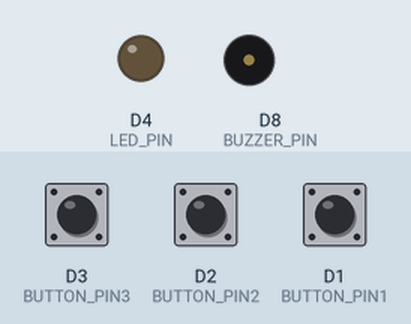
This sketch was run on a simulated ESP8266 (NodeMCU). On the bench: output pins drawn as LEDs (lit = HIGH), buzzer (waves = sounding). The test bench sets the inputs (shaded band); at power-on: D2 (BUTTON_PIN2) HIGH, D1 (BUTTON_PIN1) HIGH, D3 (BUTTON_PIN3) HIGH. WiFi joins after 1.5 s; servers stay silent unless stated; what the sketch prints to the serial monitor is not drawn.

Above: at 2.7 s.
2.8 s: D2 (BUTTON_PIN2) pulled LOW for 1 s
At 5.0 s:
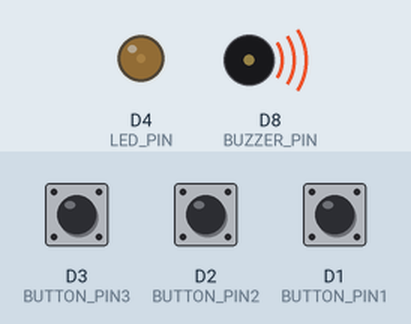
5.8 s: D1 (BUTTON_PIN1) pulled LOW for 1 s
At 7.9 s:
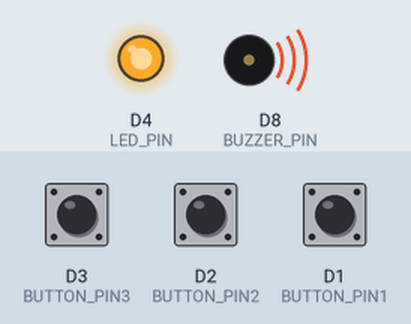
8.3 s: D2 (BUTTON_PIN2) pulled LOW for 3.2 s
At 12.1 s:
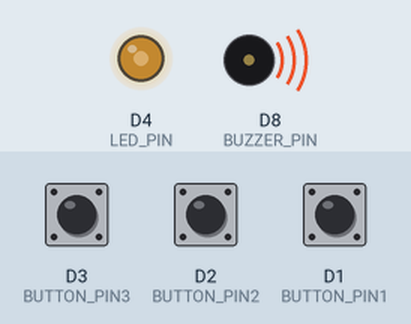
13.0 s: D2 (BUTTON_PIN2) pulled LOW for 0.15 s
At 13.15 s:
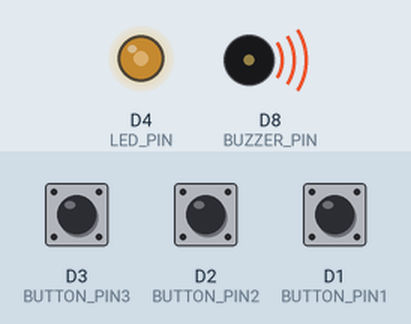
14.7 s: D3 (BUTTON_PIN3) pulled LOW for 0.15 s
At 14.85 s:
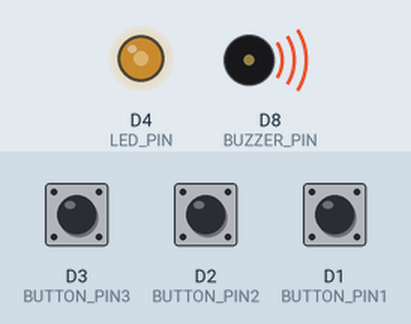
16.4 s: D3 (BUTTON_PIN3) pulled LOW for 1 s
At 16.6 s:
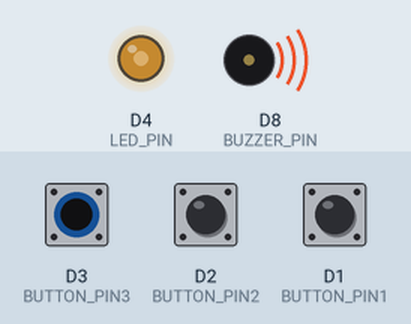
Timing chart, 0 to 19.4 s (numbered marks = the images above; inputs shaded):
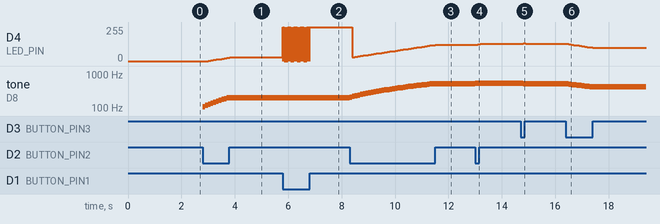

Measured:
- after the input at 2.8 s, D4 (LED_PIN): moves from 0/255 to 27/255 over 0.80 s, starting after 0.20 s; tone on D8 (BUZZER_PIN): plays 110 Hz for 0.10 s, 120 Hz for 0.10 s, 130 Hz for 0.10 s, 140 Hz for 0.10 s, 150 Hz for 0.10 s, 160 Hz for 0.10 s … (10 notes in this stretch), starting at once
- after the input at 5.8 s, D4 (LED_PIN): alternates 255/255 for 0.01 s and 0/255 for 0.01 s, 99 changes in all, then stays 255/255, starting at once; tone on D8 (BUZZER_PIN): alternates 200 Hz for 0.01 s and silent for 0.01 s, 98 changes in all, then stays 200 Hz, starting at once
- after the input at 13.0 s, D4 (LED_PIN): 123/255 → 126/255 after 0.10 s, → 129/255 0.10 s later; tone on D8 (BUZZER_PIN): 520 Hz → 530 Hz at once, → 540 Hz 0.10 s later
- after the input at 14.7 s, D4 (LED_PIN): 129/255 → 132/255 after 0.10 s, → 129/255 0.10 s later; tone on D8 (BUZZER_PIN): 540 Hz → 530 Hz at once, → 520 Hz 0.10 s later
- after the input at 16.4 s, D4 (LED_PIN): moves from 129/255 to 99/255 over 0.90 s, starting after 0.10 s; tone on D8 (BUZZER_PIN): plays 510 Hz for 0.10 s, 500 Hz for 0.10 s, 490 Hz for 0.10 s, 480 Hz for 0.10 s, 470 Hz for 0.10 s, 460 Hz for 0.10 s … (10 notes in this stretch), starting at once

The sketch:

040-050-posttest2.ino
```cpp
#include <ESP8266WiFi.h>
#include <ESP8266WebServer.h>

// Define pins
const int BUZZER_PIN = D8;
const int LED_PIN = D4;
const int BUTTON_PIN1 = D1;
const int BUTTON_PIN2 = D2; // nambah
const int BUTTON_PIN3 = D3; // kurang

int startFreq = 100;
int setFreq = 10;

int startLed = 0;
int setLed = 3;

bool power = true;

const char* ssid = "Universitas Mulawarman";
const char* password = "";

// const char* ssid = "o.o";
// const char* password = "mauapakamuu";

ESP8266WebServer server(80);
String webpage;

void handleRoot() {

  String frekuensi = String(startFreq);
  String lampu = String(startLed);
  String status;

  if (power == true){
    status = "Dalam Keadaan Mati";
  } else {
    status = "Dalam Keadaan Nyala";
  }

  webpage = "<html><meta http-equiv=refresh content=2><head><title>POSTTEST 2 - IoT Kelompok 3</title></head><body>";
  webpage += "<div align=center><h1>POSTTEST 2 - IoT</h1>";
  webpage += "<h1>Monitoring Kecerahan Lampu & Nada Buzzer</h1>";
  webpage += "<p><b>Frekuensi: </b>" + frekuensi + "</p>";
  webpage += "<p><b>Lampu: </b>" + lampu + "</p>";
  webpage += "<p><b>Status: </b>" + status + "</p><br>";
  webpage += "</div></body></html>";
  server.send(200, "text/html", webpage);
}

void setup() {
  Serial.begin(115200);
  delay(10);
  // Initialize pins
  pinMode(BUZZER_PIN, OUTPUT);
  pinMode(LED_PIN, OUTPUT);
  pinMode(BUTTON_PIN1, INPUT_PULLUP);
  pinMode(BUTTON_PIN2, INPUT_PULLUP);
  pinMode(BUTTON_PIN3, INPUT_PULLUP);

  Serial.println();
  Serial.print("Configuring access point...");

  WiFi.mode(WIFI_STA);
  WiFi.begin(ssid, password);

  while (WiFi.status() != WL_CONNECTED) {
    delay(500);
    Serial.print(".");
  }

  // Print status Connect
  Serial.println("IP address: ");
  Serial.println(WiFi.localIP());

  server.on("/", handleRoot);
  server.begin();
  Serial.println("Server dijalankan");
}

void loop(){
  server.handleClient();

  int buttonState1= digitalRead(BUTTON_PIN1);
  int buttonState2 = digitalRead(BUTTON_PIN2);
  int buttonState3 = digitalRead(BUTTON_PIN3);

 if(buttonState1 == LOW){
    if(power){
      tone(BUZZER_PIN, startFreq);
      digitalWrite(LED_PIN,startLed);
      power = false;
    }else{
      noTone(BUZZER_PIN);
      digitalWrite(LED_PIN,LOW);
      power = true;
    }
    delay(10);
  }

  if(buttonState2 == LOW){
    startFreq += setFreq;
    if(startFreq > 2500){
      startFreq = 2500;
    }
    tone(BUZZER_PIN, startFreq);
    delay(100);

    analogWrite(LED_PIN, startLed);
    startLed += setLed;
    if(startLed >= 249){
      startLed = 249;
    }
  }

  if(buttonState3 == LOW){
    startFreq -= setFreq;
    if(startFreq < 100){
      startFreq = 100;
    }
    tone(BUZZER_PIN, startFreq);
    delay(100);

    analogWrite(LED_PIN, startLed);
    startLed -= setLed;
    if(startLed < 0){
      startLed = 0;
    }
  }

}
```
